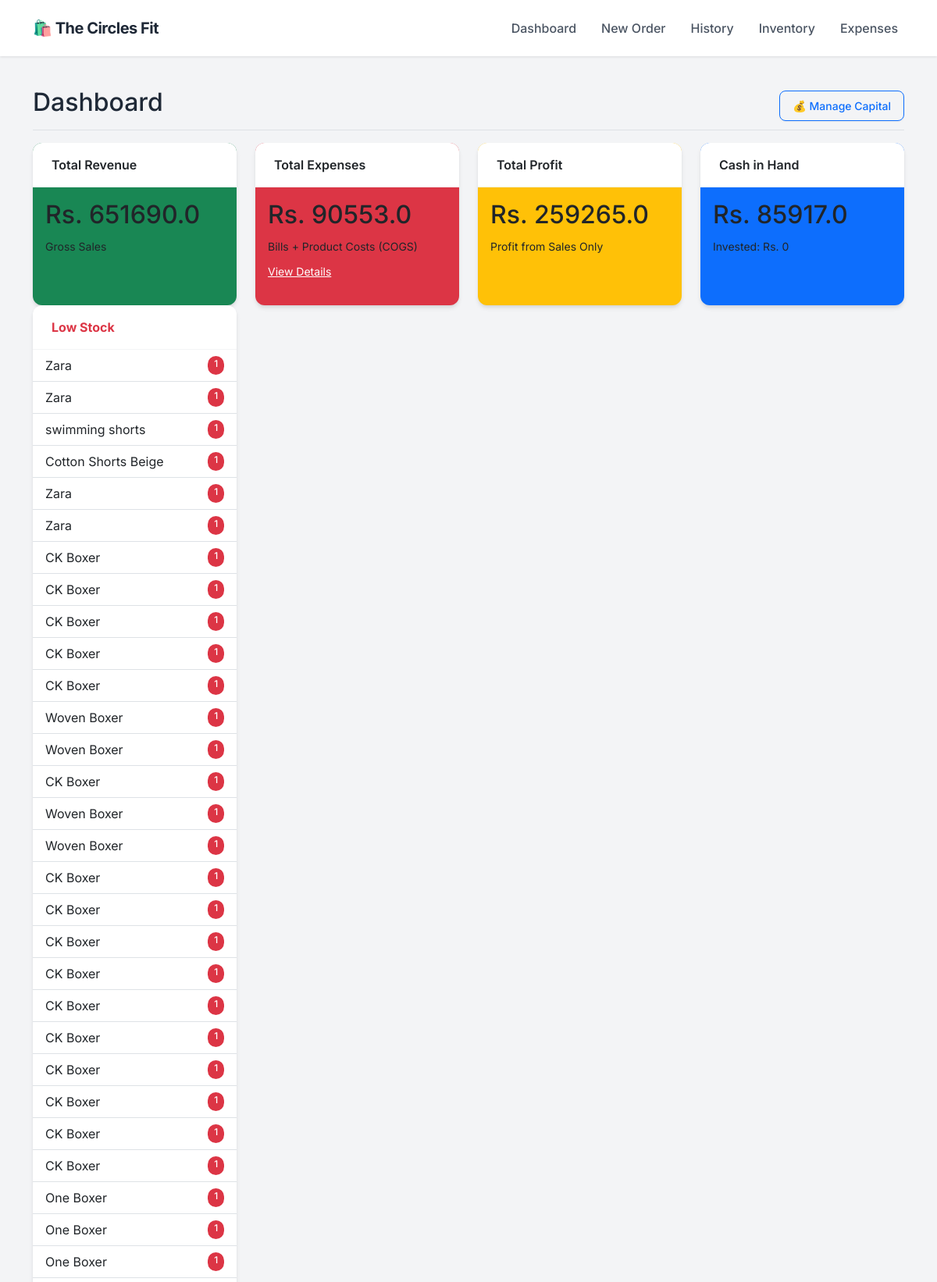
The page / (upper part) on the database its author committed.
### app.py (models this page shows)
class Product(db.Model):
    id = db.Column(db.Integer, primary_key=True)
    sku = db.Column(db.String(50), unique=True, nullable=True)
    name = db.Column(db.String(100), nullable=False)
    size = db.Column(db.String(10), nullable=False)
    cost_price = db.Column(db.Float, default=0.0)
    price = db.Column(db.Float, nullable=False)
    stock = db.Column(db.Integer, default=0)
    image = db.Column(db.String(100), nullable=True)

### app.py (the view)
@app.route('/')
def dashboard():
    total_investment = db.session.query(db.func.sum(Investment.amount)).scalar() or 0
    total_sales = db.session.query(db.func.sum(Order.total_amount)).scalar() or 0
    manual_expenses = db.session.query(db.func.sum(Expense.amount)).scalar() or 0
    current_inventory_cost = 0
    products = Product.query.all()
    for p in products:
        current_inventory_cost += (p.stock * p.cost_price)
    gross_profit = db.session.query(db.func.sum(Order.profit)).scalar() or 0
    cost_of_sold_goods = total_sales - gross_profit
    total_product_spend = current_inventory_cost + cost_of_sold_goods
    cash_in_hand = (total_investment + total_sales) - (total_product_spend + manual_expenses)
    net_profit = gross_profit # As you requested previously (Sales Profit only)
    recent_orders = Order.query.order_by(Order.date.desc()).limit(5).all()
    low_stock = Product.query.filter(Product.stock < 2, Product.stock > 0).all()
    out_of_stock = Product.query.filter(Product.stock == 0).all()
    investments = Investment.query.order_by(Investment.date.desc()).all()
    return render_template('dashboard.html',
                           sales=total_sales,
                           gross_profit=gross_profit,
                           expenses=manual_expenses,
                           net_profit=net_profit,
                           cash_in_hand=cash_in_hand, # <--- NEW DATA
                           total_investment=total_investment, # <--- NEW DATA
                           orders=recent_orders,
                           investments=investments,
                           low_stock=low_stock,
                           out_of_stock=out_of_stock)

### templates/dashboard.html (shortened to what this page needs)
{% extends "layout.html" %}
{% block content %}
<div class="d-flex justify-content-between flex-wrap flex-md-nowrap align-items-center pt-3 pb-2 mb-3 border-bottom">
    <h1 class="h2">Dashboard</h1>
    <div class="btn-toolbar mb-2 mb-md-0">
        <button type="button" class="btn btn-sm btn-outline-primary" data-bs-toggle="modal" data-bs-target="#investmentHistoryModal">
    💰 Manage Capital
</button>
    </div>
</div>
<div class="row mb-4">
    <div class="col-md-3">
        <div class="card text-dark bg-success mb-3 h-100">
            <div class="card-header">Total Revenue</div>
            <div class="card-body">
                <h2 class="card-title">Rs. {{ sales }}</h2>
                <small>Gross Sales</small>
            </div>
        </div>
    </div>
    <div class="col-md-3">
        <div class="card text-dark bg-danger mb-3 h-100">
            <div class="card-header">Total Expenses</div>
            <div class="card-body">
                <h2 class="card-title">Rs. {{ expenses }}</h2>
                <small>Bills + Product Costs (COGS)</small> <div class="mt-2">
                    <a href="/expenses" class="text-white text-decoration-underline small">View Details</a>
                </div>
            </div>
        </div>
    </div>
    <div class="col-md-3">
        <div class="card text-dark bg-warning mb-3 h-100">
            <div class="card-header">Total Profit</div>
            <div class="card-body">
                <h2 class="card-title">Rs. {{ net_profit }}</h2>
                <small>Profit from Sales Only</small>
            </div>
        </div>
    </div>
    <div class="col-md-3">
        <div class="card text-dark bg-primary mb-3 h-100">
            <div class="card-header">Cash in Hand</div>
            <div class="card-body">
                <h2 class="card-title">Rs. {{ cash_in_hand }}</h2>
                <small>Invested: Rs. {{ total_investment }}</small>
            </div>
        </div>
    </div>
    <div class="col-md-3">
        <div class="card border-danger h-100">
            <div class="card-header bg-transparent text-danger fw-bold">Low Stock</div>
            <ul class="list-group list-group-flush list-group-sm">
                {% for item in low_stock %}
                <li class="list-group-item d-flex justify-content-between">
                    <span>{{ item.name }}</span>
                    <span class="badge bg-danger rounded-pill">{{ item.stock }}</span>
                </li>
                {% endfor %}
            </ul>
        </div>
    </div>
</div>
{% endblock %}

### templates/layout.html (shortened to what this page needs)
<!DOCTYPE html>
<html lang="en">
<head>
    <link href="https://cdn.jsdelivr.net/npm/bootstrap@5.3.0/dist/css/bootstrap.min.css" rel="stylesheet">
</head>
<body>
    <nav class="navbar navbar-expand-lg sticky-top">
        <div class="container">
            <a class="navbar-brand" href="/">
                🛍️ The Circles Fit
            </a>
            <div class="collapse navbar-collapse" id="navbarNav">
                <ul class="navbar-nav ms-auto">
                    <li class="nav-item"><a class="nav-link" href="/">Dashboard</a></li>
                    <li class="nav-item"><a class="nav-link" href="/new_order">New Order</a></li>
                    <li class="nav-item"><a class="nav-link" href="/orders">History</a></li>
                    <li class="nav-item"><a class="nav-link" href="/inventory">Inventory</a></li>
                    <li class="nav-item"><a class="nav-link" href="/expenses">Expenses</a></li>
                </ul>
            </div>
        </div>
    </nav>
    <div class="container py-4">
        {% block content %}{% endblock %}
    </div>
</body>
</html>

### templates/layout.html (style rules this page uses)
:root { --primary-color: #2563eb; --bg-color: #f3f4f6; --text-dark: #1f2937; --card-shadow: 0 4px 6px -1px rgba(0, 0, 0, 0.1), 0 2px 4px -1px rgba(0, 0, 0, 0.06); }
body { font-family: 'Inter', sans-serif; background-color: var(--bg-color); color: var(--text-dark); }
.navbar { background-color: #ffffff; box-shadow: 0 1px 3px rgba(0,0,0,0.1); padding: 1rem 0; }
.navbar-brand { font-weight: 700; color: var(--text-dark) !important; font-size: 1.25rem; letter-spacing: -0.5px; }
.nav-link { color: #4b5563 !important; font-weight: 500; margin-left: 1rem; transition: color 0.2s; }
.card { border: none; border-radius: 12px; box-shadow: var(--card-shadow); background: #ffffff; transition: transform 0.2s; }
.card-header { background-color: #ffffff; border-bottom: 1px solid #f3f4f6; font-weight: 600; padding: 1rem 1.5rem; border-radius: 12px 12px 0 0 !important; }
.btn { border-radius: 8px; font-weight: 500; padding: 0.5rem 1rem; box-shadow: 0 1px 2px 0 rgba(0, 0, 0, 0.05); }
.badge { padding: 0.35em 0.65em; font-weight: 500; border-radius: 6px; }

### rows shown on the page
Product: name "Zara", stock "1"
Product: name "Zara", stock "1"
Product: name "swimming shorts", stock "1"
Product: name "Cotton Shorts Beige", stock "1"
Product: name "Zara", stock "1"
Product: name "Zara", stock "1"
Product: name "CK Boxer", stock "1"
Product: name "CK Boxer", stock "1"
Product: name "CK Boxer", stock "1"
Product: name "CK Boxer", stock "1"
Product: name "CK Boxer", stock "1"
Product: name "Woven Boxer", stock "1"
Product: name "Woven Boxer", stock "1"
Product: name "CK Boxer", stock "1"
Product: name "Woven Boxer", stock "1"
Product: name "Woven Boxer", stock "1"
Product: name "CK Boxer", stock "1"
Product: name "CK Boxer", stock "1"
Product: name "CK Boxer", stock "1"
Product: name "CK Boxer", stock "1"
Product: name "CK Boxer", stock "1"
Product: name "CK Boxer", stock "1"
Product: name "CK Boxer", stock "1"
Product: name "CK Boxer", stock "1"
Product: name "CK Boxer", stock "1"
Product: name "CK Boxer", stock "1"
Product: name "One Boxer", stock "1"
Product: name "One Boxer", stock "1"
Product: name "One Boxer", stock "1"

### other values the page prints
{{ sales }} "651690.0"
{{ expenses }} "90553.0"
{{ net_profit }} "259265.0"
{{ cash_in_hand }} "85917.0"
{{ total_investment }} "0"
